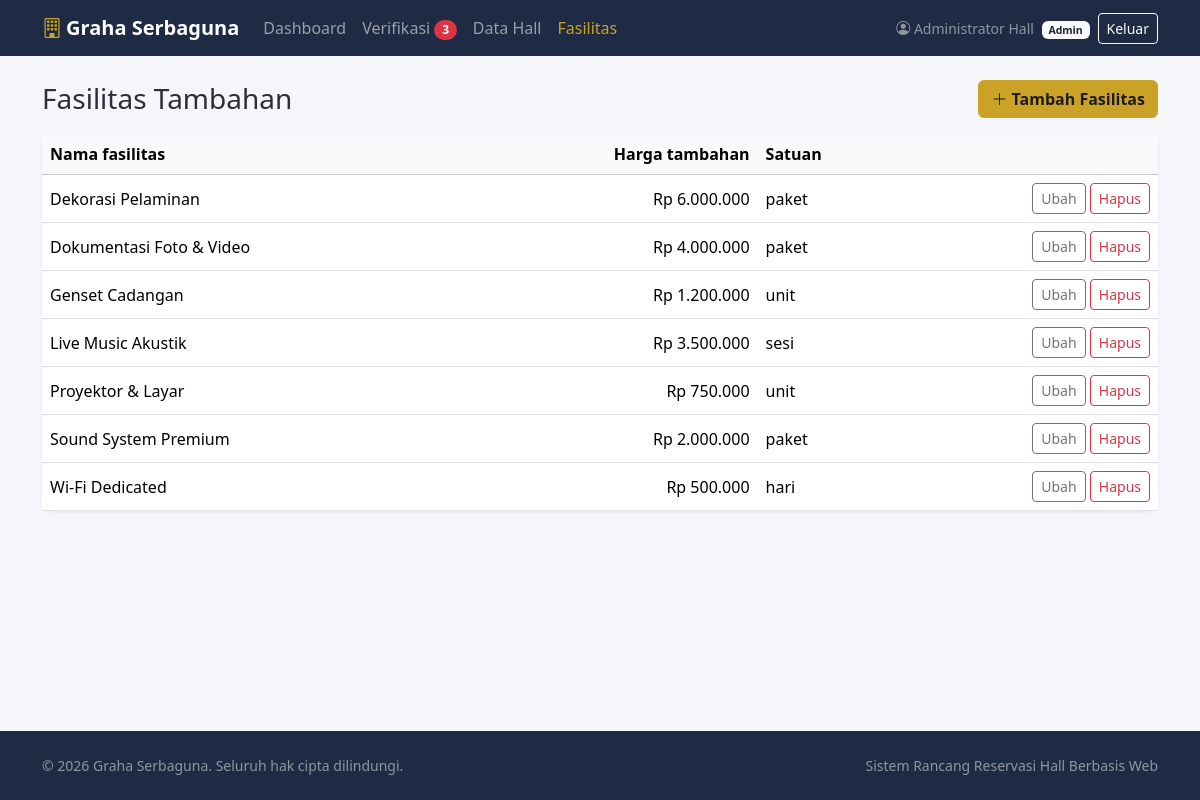
Page /admin/fasilitas.php (signed in) on the committed database.
### tables this page shows
CREATE TABLE IF NOT EXISTS fasilitas (
  id              INT UNSIGNED NOT NULL AUTO_INCREMENT,
  nama_fasilitas  VARCHAR(100) NOT NULL,
  harga_tambahan  BIGINT UNSIGNED NOT NULL,
  satuan          VARCHAR(30) NOT NULL DEFAULT 'paket',
  PRIMARY KEY (id)
);

### includes/init.php (called while the page is built, shortened)
<?php
function e($v): string
{
    return htmlspecialchars((string)$v, ENT_QUOTES | ENT_SUBSTITUTE, 'UTF-8');
}
function rupiah($n): string
{
    return 'Rp ' . number_format((int)$n, 0, ',', '.');
}

### admin/fasilitas.php (the view, shortened to what this page needs)
<?php
require __DIR__ . '/../includes/init.php';
$pdo   = db();
$list = $pdo->query('SELECT * FROM fasilitas ORDER BY nama_fasilitas')->fetchAll();
include __DIR__ . '/../includes/header.php';
?>
<div class="container py-4">
    <div class="d-flex justify-content-between align-items-center mb-3">
        <h1 class="h3 mb-0">Fasilitas Tambahan</h1>
        <button class="btn btn-gold" data-bs-toggle="modal" data-bs-target="#modalFas" data-mode="baru"><i class="bi bi-plus-lg"></i> Tambah Fasilitas</button>
    </div>
    <div class="card">
        <div class="table-responsive">
            <table class="table align-middle mb-0">
                <thead class="table-light"><tr><th>Nama fasilitas</th><th class="text-end">Harga tambahan</th><th>Satuan</th><th></th></tr></thead>
                <tbody>
                <?php foreach ($list as $f): ?>
                    <tr>
                        <td><?= e($f['nama_fasilitas']) ?></td>
                        <td class="text-end"><?= rupiah($f['harga_tambahan']) ?></td>
                        <td><?= e($f['satuan']) ?></td>
                        <td class="text-end text-nowrap">
                            <button class="btn btn-sm btn-outline-secondary" data-bs-toggle="modal" data-bs-target="#modalFas" data-mode="ubah"
                                    data-id="<?= (int)$f['id'] ?>" data-nama="<?= e($f['nama_fasilitas']) ?>"
                                    data-harga="<?= (int)$f['harga_tambahan'] ?>" data-satuan="<?= e($f['satuan']) ?>">Ubah</button>
                            <form method="post" class="d-inline" data-confirm="Hapus fasilitas &quot;<?= e($f['nama_fasilitas']) ?>&quot;?">
                                <button class="btn btn-sm btn-outline-danger">Hapus</button>
                            </form>
                        </td>
                    </tr>
                <?php endforeach; ?>
                </tbody>
            </table>
        </div>
    </div>
</div>
<?php include __DIR__ . '/../includes/footer.php'; ?>

### assets/css/style.css (style rules this page uses)
:root { --brand: #1f2a44; --brand-dark: #161e33; --gold: #c9a227; --gold-dark: #a8861a; --soft: #f5f6fa; }
body { background: var(--soft); color: #2b2f3a; }
.btn-gold { background: var(--gold); border-color: var(--gold); color: #1b1b1b; font-weight: 600; }
.card { border: 0; box-shadow: 0 1px 3px rgba(20, 30, 60, .08); border-radius: .75rem; }
.table > :not(caption) > * > * { vertical-align: middle; }

### rows in the picture
fasilitas: nama_fasilitas "Dekorasi Pelaminan", harga_tambahan "Rp 6.000.000", satuan "paket"
fasilitas: nama_fasilitas "Dokumentasi Foto & Video", harga_tambahan "Rp 4.000.000", satuan "paket"
fasilitas: nama_fasilitas "Genset Cadangan", harga_tambahan "Rp 1.200.000", satuan "unit"
fasilitas: nama_fasilitas "Live Music Akustik", harga_tambahan "Rp 3.500.000", satuan "sesi"
fasilitas: nama_fasilitas "Proyektor & Layar", harga_tambahan "Rp 750.000", satuan "unit"
fasilitas: nama_fasilitas "Sound System Premium", harga_tambahan "Rp 2.000.000", satuan "paket"
fasilitas: nama_fasilitas "Wi-Fi Dedicated", harga_tambahan "Rp 500.000", satuan "hari"

### other values in the picture
APP_NAME "Graha Serbaguna"
$adminBadge "3"
$u['nama'] "Administrator Hall"
$u['role'] "Admin"
